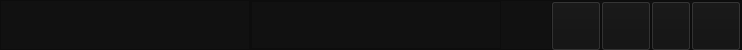
     <widget class="QFrame" name="barra_superior">
      <property name="minimumSize">
       <size>
        <width>0</width>
        <height>50</height>
       </size>
      </property>
      <property name="maximumSize">
       <size>
        <width>16777215</width>
        <height>50</height>
       </size>
      </property>
      <property name="styleSheet">
       <string notr="true">background-color: rgb(17, 17, 17);</string>
      </property>
      <property name="frameShape">
       <enum>QFrame::NoFrame</enum>
      </property>
      <property name="frameShadow">
       <enum>QFrame::Raised</enum>
      </property>
      <layout class="QHBoxLayout" name="horizontalLayout_2">
       <property name="spacing">
        <number>0</number>
       </property>
       <property name="leftMargin">
        <number>0</number>
       </property>
       <property name="topMargin">
        <number>0</number>
       </property>
       <property name="rightMargin">
        <number>0</number>
       </property>
       <property name="bottomMargin">
        <number>0</number>
       </property>
       <item>
        <widget class="QFrame" name="frame_logo">
         <property name="minimumSize">
          <size>
           <width>250</width>
           <height>50</height>
          </size>
         </property>
         <property name="maximumSize">
          <size>
           <width>250</width>
           <height>16777215</height>
          </size>
         </property>
         <property name="styleSheet">
          <string notr="true">image: url(:/logo_manicomio/program_functions/images//logo_manicomio.png);</string>
         </property>
         <property name="frameShape">
          <enum>QFrame::StyledPanel</enum>
         </property>
         <property name="frameShadow">
          <enum>QFrame::Raised</enum>
         </property>
        </widget>
       </item>
       <item>
        <widget class="QFrame" name="frame_botoes">
         <property name="frameShape">
          <enum>QFrame::StyledPanel</enum>
         </property>
         <property name="frameShadow">
          <enum>QFrame::Raised</enum>
         </property>
         <layout class="QHBoxLayout" name="horizontalLayout_3">
          <property name="spacing">
           <number>0</number>
          </property>
          <property name="leftMargin">
           <number>0</number>
          </property>
          <property name="topMargin">
           <number>0</number>
          </property>
          <property name="rightMargin">
           <number>0</number>
          </property>
          <property name="bottomMargin">
           <number>0</number>
          </property>
          <item>
           <widget class="QFrame" name="espacador_topo">
            <property name="minimumSize">
             <size>
              <width>250</width>
              <height>0</height>
             </size>
            </property>
            <property name="frameShape">
             <enum>QFrame::StyledPanel</enum>
            </property>
            <property name="frameShadow">
             <enum>QFrame::Raised</enum>
            </property>
           </widget>
          </item>
          <item>
           <widget class="QPushButton" name="botao_home">
            <property name="minimumSize">
             <size>
              <width>50</width>
              <height>50</height>
             </size>
            </property>
            <property name="styleSheet">
             <string notr="true">QPushButton {
	background-image: url(:/home/program_functions/images//home-5-24.png);
	background-color: transparent;
	background-repeat: no-repeat;
	background-position: center;
	border: none;
}
QPushButton:hover {
	background-color: rgb(120,0,0);
}
QPushButton:pressed {
	background-color: rgb(120,0,0);
}</string>
            </property>
            <property name="text">
             <string/>
            </property>
           </widget>
          </item>
          <item>
           <widget class="QPushButton" name="botao_bot">
            <property name="minimumSize">
             <size>
              <width>50</width>
              <height>50</height>
             </size>
            </property>
            <property name="styleSheet">
             <string notr="true">QPushButton {
background-image: url(:/bot/program_functions/images//telegram.png);
	background-color: transparent;
	background-repeat: no-repeat;
	background-position: center;
	border: none;
}
QPushButton:hover {
	background-color: rgb(120,0,0);
}
QPushButton:pressed {
	background-color: rgb(120,0,0);
}&lt;?xml version=&quot;1.0&quot; encoding=&quot;UTF-8&quot;?&gt;
&lt;ui version=&quot;4.0&quot;&gt;
 &lt;widget name=&quot;__qt_fake_top_level&quot;&gt;
  &lt;widget class=&quot;QPushButton&quot; name=&quot;pushButton&quot;&gt;
   &lt;property name=&quot;geometry&quot;&gt;
    &lt;rect&gt;
     &lt;x&gt;80&lt;/x&gt;
     &lt;y&gt;0&lt;/y&gt;
     &lt;width&gt;50&lt;/width&gt;
     &lt;height&gt;50&lt;/height&gt;
    &lt;/rect&gt;
   &lt;/property&gt;
   &lt;property name=&quot;styleSheet&quot;&gt;
    &lt;string notr=&quot;true&quot;&gt;QPushButton {
	background-image: url(:/home/program_functions/images//home-5-24.png);
	background-color: transparent;
	background-repeat: no-repeat;
	background-position: center;
	border: none;
}
QPushButton:hover {
	background-color: rgb(120,0,0);
}
QPushButton:pressed {
	background-color: rgb(120,0,0);
}&lt;/string&gt;
   &lt;/property&gt;
   &lt;property name=&quot;text&quot;&gt;
    &lt;string/&gt;
   &lt;/property&gt;
  &lt;/widget&gt;
 &lt;/widget&gt;
 &lt;resources/&gt;
&lt;/ui&gt;
</string>
            </property>
            <property name="text">
             <string/>
            </property>
           </widget>
          </item>
          <item>
           <widget class="QPushButton" name="botao_database">
            <property name="minimumSize">
             <size>
              <width>50</width>
              <height>50</height>
             </size>
            </property>
            <property name="styleSheet">
             <string notr="true">QPushButton {
background-image: url(:/banco de dados/program_functions/images//data-configuration-24.png);
	background-color: transparent;
	background-repeat: no-repeat;
	background-position: center;
	border: none;
}
QPushButton:hover {
	background-color: rgb(120,0,0);
}
QPushButton:pressed {
	background-color: rgb(120,0,0);
}&lt;?xml version=&quot;1.0&quot; encoding=&quot;UTF-8&quot;?&gt;
&lt;ui version=&quot;4.0&quot;&gt;
 &lt;widget name=&quot;__qt_fake_top_level&quot;&gt;
  &lt;widget class=&quot;QPushButton&quot; name=&quot;pushButton&quot;&gt;
   &lt;property name=&quot;geometry&quot;&gt;
    &lt;rect&gt;
     &lt;x&gt;80&lt;/x&gt;
     &lt;y&gt;0&lt;/y&gt;
     &lt;width&gt;50&lt;/width&gt;
     &lt;height&gt;50&lt;/height&gt;
    &lt;/rect&gt;
   &lt;/property&gt;
   &lt;property name=&quot;styleSheet&quot;&gt;
    &lt;string notr=&quot;true&quot;&gt;QPushButton {
	background-image: url(:/home/program_functions/images//home-5-24.png);
	background-color: transparent;
	background-repeat: no-repeat;
	background-position: center;
	border: none;
}
QPushButton:hover {
	background-color: rgb(120,0,0);
}
QPushButton:pressed {
	background-color: rgb(120,0,0);
}&lt;/string&gt;
   &lt;/property&gt;
   &lt;property name=&quot;text&quot;&gt;
    &lt;string/&gt;
   &lt;/property&gt;
  &lt;/widget&gt;
 &lt;/widget&gt;
 &lt;resources/&gt;
&lt;/ui&gt;
</string>
            </property>
            <property name="text">
             <string/>
            </property>
           </widget>
          </item>
          <item>
           <widget class="QPushButton" name="botao_deepnude">
            <property name="minimumSize">
             <size>
              <width>0</width>
              <height>50</height>
             </size>
            </property>
            <property name="styleSheet">
             <string notr="true">QPushButton {
background-image: url(:/deepnude/program_functions/images//icons8-bottom-24.png);
	background-color: transparent;
	background-repeat: no-repeat;
	background-position: center;
	border: none;
}
QPushButton:hover {
	background-color: rgb(120,0,0);
}
QPushButton:pressed {
	background-color: rgb(120,0,0);
}&lt;?xml version=&quot;1.0&quot; encoding=&quot;UTF-8&quot;?&gt;
&lt;ui version=&quot;4.0&quot;&gt;
 &lt;widget name=&quot;__qt_fake_top_level&quot;&gt;
  &lt;widget class=&quot;QPushButton&quot; name=&quot;pushButton&quot;&gt;
   &lt;property name=&quot;geometry&quot;&gt;
    &lt;rect&gt;
     &lt;x&gt;80&lt;/x&gt;
     &lt;y&gt;0&lt;/y&gt;
     &lt;width&gt;50&lt;/width&gt;
     &lt;height&gt;50&lt;/height&gt;
    &lt;/rect&gt;
   &lt;/property&gt;
   &lt;property name=&quot;styleSheet&quot;&gt;
    &lt;string notr=&quot;true&quot;&gt;QPushButton {
	background-image: url(:/home/program_functions/images//home-5-24.png);
	background-color: transparent;
	background-repeat: no-repeat;
	background-position: center;
	border: none;
}
QPushButton:hover {
	background-color: rgb(120,0,0);
}
QPushButton:pressed {
	background-color: rgb(120,0,0);
}&lt;/string&gt;
   &lt;/property&gt;
   &lt;property name=&quot;text&quot;&gt;
    &lt;string/&gt;
   &lt;/property&gt;
  &lt;/widget&gt;
 &lt;/widget&gt;
 &lt;resources/&gt;
&lt;/ui&gt;
</string>
            </property>
            <property name="text">
             <string/>
            </property>
           </widget>
          </item>
          <item>
           <widget class="QPushButton" name="botao_config">
            <property name="minimumSize">
             <size>
              <width>50</width>
              <height>50</height>
             </size>
            </property>
            <property name="styleSheet">
             <string notr="true">QPushButton {
background-image: url(:/configuracoes/program_functions/images//services-24.png);
	background-color: transparent;
	background-repeat: no-repeat;
	background-position: center;
	border: none;
}
QPushButton:hover {
	background-color: rgb(120,0,0);
}
QPushButton:pressed {
	background-color: rgb(120,0,0);
}&lt;?xml version=&quot;1.0&quot; encoding=&quot;UTF-8&quot;?&gt;
&lt;ui version=&quot;4.0&quot;&gt;
 &lt;widget name=&quot;__qt_fake_top_level&quot;&gt;
  &lt;widget class=&quot;QPushButton&quot; name=&quot;pushButton&quot;&gt;
   &lt;property name=&quot;geometry&quot;&gt;
    &lt;rect&gt;
     &lt;x&gt;80&lt;/x&gt;
     &lt;y&gt;0&lt;/y&gt;
     &lt;width&gt;50&lt;/width&gt;
     &lt;height&gt;50&lt;/height&gt;
    &lt;/rect&gt;
   &lt;/property&gt;
   &lt;property name=&quot;styleSheet&quot;&gt;
    &lt;string notr=&quot;true&quot;&gt;QPushButton {
	background-image: url(:/home/program_functions/images//home-5-24.png);
	background-color: transparent;
	background-repeat: no-repeat;
	background-position: center;
	border: none;
}
QPushButton:hover {
	background-color: rgb(120,0,0);
}
QPushButton:pressed {
	background-color: rgb(120,0,0);
}&lt;/string&gt;
   &lt;/property&gt;
   &lt;property name=&quot;text&quot;&gt;
    &lt;string/&gt;
   &lt;/property&gt;
  &lt;/widget&gt;
 &lt;/widget&gt;
 &lt;resources/&gt;
&lt;/ui&gt;
</string>
            </property>
            <property name="text">
             <string/>
            </property>
           </widget>
          </item>
         </layout>
        </widget>
       </item>
      </layout>
     </widget>
